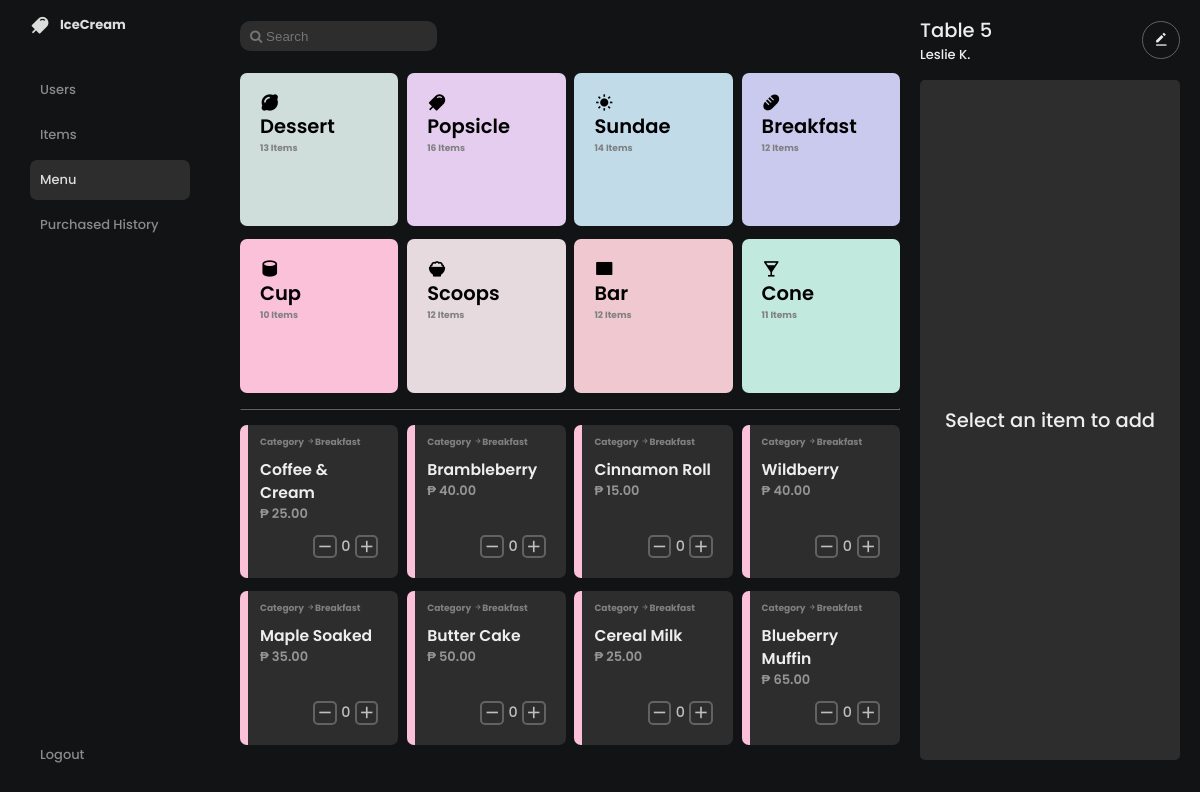
/menu/menu.php?id=4, run on the app's committed database.
### tables this page shows
CREATE TABLE `categories` (
  `id` int(11) NOT NULL,
  `name` varchar(255) NOT NULL,
  `icon` varchar(255) NOT NULL,
  `quantity` int(11) NOT NULL,
  `color` varchar(255) NOT NULL,
  `created_at` timestamp NOT NULL DEFAULT current_timestamp(),
  `updated_at` timestamp NOT NULL DEFAULT current_timestamp() ON UPDATE current_timestamp()
);

CREATE TABLE `items` (
  `id` int(11) NOT NULL,
  `name` varchar(255) NOT NULL,
  `quantity` int(11) NOT NULL,
  `price` float NOT NULL,
  `category` int(11) NOT NULL,
  `created_at` timestamp NOT NULL DEFAULT current_timestamp(),
  `updated_at` timestamp NOT NULL DEFAULT current_timestamp() ON UPDATE current_timestamp(),
  `isDeleted` tinyint(1) DEFAULT 0
);

### classes/category.class.php (called while the page is built, shortened)
<?php
require_once 'database.php';
class Category{
    protected $db ;
    function __construct(){
        $this->db = new Database();
    }
    function show(){
        $sql = "SELECT * FROM categories;";
        $query = $this->db->connect()->prepare($sql);
        if($query->execute()){
            $data = $query->fetchAll();
        }
        return $data;
    }
}
?>

### classes/database.php (called while the page is built)
<?php
    class Database{
        public $host = 'locahost';
        public $username = 'root';
        public $password = '';
        public $database = 'ice_cream';
        protected $connection ;
        function connect(){
            try {
                $this->connection = new PDO("mysql: host= $this->host;dbname=$this->database",$this->username, $this->password);
            }catch(PDOException $e){
                echo 'connection error'. $e->getMessage();
            }
            return $this->connection;
        }
    }
?>

### classes/item.class.php (called while the page is built, shortened)
<?php
require_once 'database.php';
class Item{
    protected $db ;
    function __construct(){
        $this->db = new Database();
    }
    function selectId($id){
        $sql = "SELECT * FROM items WHERE $id = category AND  isDeleted = false;";
        $query = $this->db->connect()->prepare($sql);
        if($query->execute()){
            $data = $query->fetchAll();
        }
        return $data;
    }
    function selectCategoryName($id){
        $sql = "SELECT name FROM categories WHERE id = $id ;";
        $query = $this->db->connect()->prepare($sql);
        if($query->execute()){
            $data = $query->fetch();
        }
        return $data;
    }
}
?>

### menu/menu.php (the view, shortened to what this page needs)
<?php
    include_once '../includes/header.php';
    include_once '../includes/sidebar.php';
    require_once '../classes/category.class.php';
    require_once '../classes/item.class.php';
?>
    <div class = "main">
    <section class="menu">
        <div class="menu-header">
        <input type="text" placeholder="&#xF002; Search" style="font-family:Arial, FontAwesome" />
        </div>
        <div class="menu-body">
        <div class="sorting-cards">
            <?php
                $category_obj = new Category();
                foreach($category_obj->show() as $value){
                ?>
                         <a href = "menu.php?id=<?php echo $value['id']; ?>" class="card category-card" style = "background-color: <?php echo $value['color']?>">
                                <div class="card-header">
                                    <?php echo $value['icon'] ?>
                                </div>
                                <div class="card-body">
                                    <span class = "card-title" > <?php echo $value['name'] ?> </span>
                                    <span class = "item-num text" ><?php echo $value ['quantity'] ?> Items</span>
                                </div>
                        </a>
                <?php
                }
                ?>
        </div>
        <hr class = "divider">
        <div class="menu-items" >
            <?php
                $item = new Item();
                $id = 1;
                if(isset($_GET['id'])){
                    $id = $_GET['id'];
                }
                foreach($item->selectId($id) as $value){
            ?>
                <div class="card item
            <?php
                if($value['quantity'] > 0){
            ?>
                    active
            <?php
                }
            ?>
                ">
                <div class="background-card"></div>
                    <div class="card-header text">
                        <span> Category
                        <i class="bx bx-right-arrow-alt "></i><?php echo $item->selectCategoryName($id)[0]?>
                    </div>
                    <div class="card-body">
                        <div class="card-title">
                            <span class = "brand"> <?php echo $value['name']; ?></span>
                            <span class = "value">₱ <?php echo ($value['price']);
                            if($value['price'] % 1 == 0) echo ('.00');?>
                            </span>
                        </div>
                    </div>
                    <div class="card-footer">
                        <span class = "minus-plus">
                            <i class="bx bx-minus minus-icon icon minus" ></i>
                            <span class = "item-count"><?php echo $value['quantity'] ?></span>
                            <i class="bx bx-plus icon plus"></i>
                        </span>
                    </div>
                </div>
                <?php
                }
                ?>
    </section>
    <section class = "sidebar-right">
        <div class="title-container">
            <div class="title">
                <h1 class="text">Table 5</h1>
                <span class="sub">Leslie K.</span>
            </div>
            <span class="icon-container">
                <i class='bx bxs-edit-alt icon'></i>
            </span>
        </div>
        <div class="list-total">
            <div class="total-container">
                <div class="total">
                    <span class="dialog">
                        <p class="text">Select an item to add</p>
                    </span>
                </div>
            </div>
        </div>
</body>
</html>

### css/style.css (style rules this page uses)
:root { --dark: #232c33; --dark-2: #1a1f27; --text-color: #a5a9ac; --secondary-color: #c48af9; --blue-berry: #2d3b41; --sea: #1da5ff; }
* { margin: 0; padding: 0; font-weight: 500; font-family: 'Poppins', sans-serif; box-sizing: border-box; }
body { background: var(--dark); }
.flex-align-center { align-items: center; }
.brand { font-size: 1.2rem; }

### css/media.css (style rules this page uses)
@media (max-width: 1366px) { :root { font-size: 13px; } }

### css/cards.css (style rules this page uses)
.card-body { height: 100%; width: 100%; }

### data on the page
categories: name "Dessert", quantity "13"
categories: name "Popsicle", quantity "16"
categories: name "Sundae", quantity "14"
categories: name "Breakfast", quantity "12"
categories: name "Cup", quantity "10"
categories: name "Scoops", quantity "12"
categories: name "Bar", quantity "12"
categories: name "Cone", quantity "11"
items: category.name "Breakfast", name "Coffee & Cream", price "25", shows ".00", quantity "0"
items: category.name "Breakfast", name "Brambleberry", price "40", shows ".00", quantity "0"
items: category.name "Breakfast", name "Cinnamon Roll", price "15", shows ".00", quantity "0"
items: category.name "Breakfast", name "Wildberry", price "40", shows ".00", quantity "0"
items: category.name "Breakfast", name "Maple Soaked", price "35", shows ".00", quantity "0"
items: category.name "Breakfast", name "Butter Cake", price "50", shows ".00", quantity "0"
items: category.name "Breakfast", name "Cereal Milk", price "25", shows ".00", quantity "0"
items: category.name "Breakfast", name "Blueberry Muffin", price "65", shows ".00", quantity "0"
